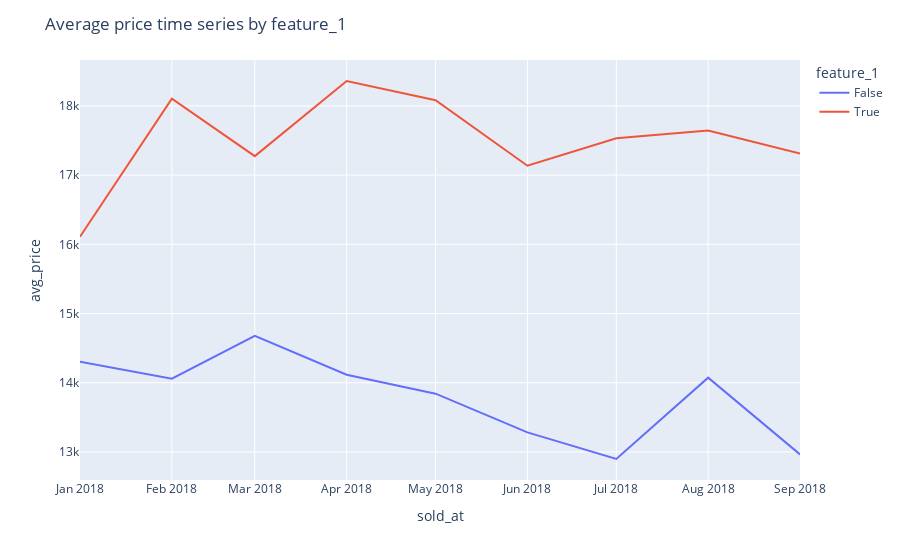
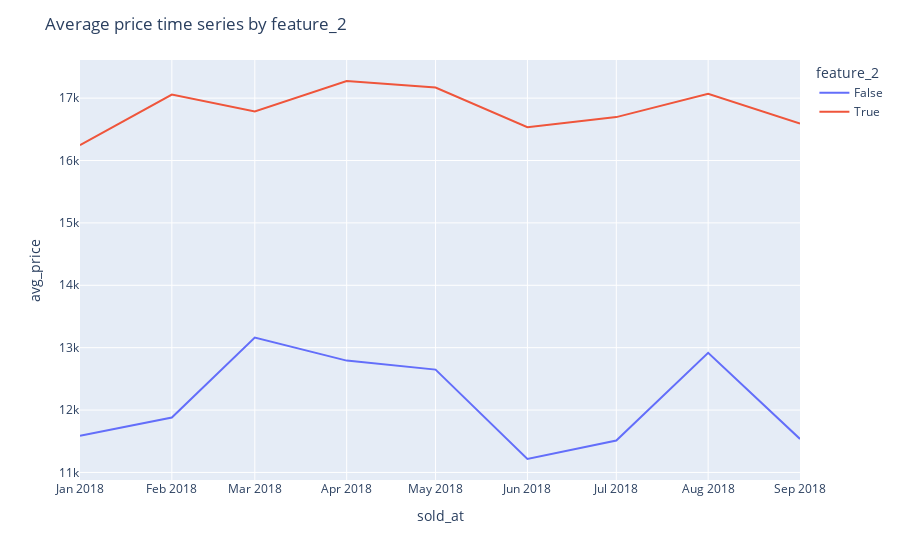
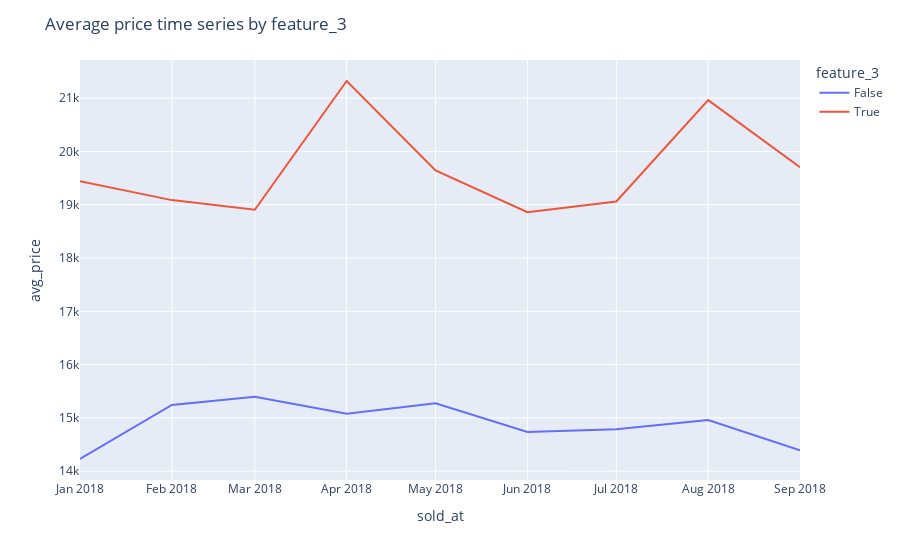
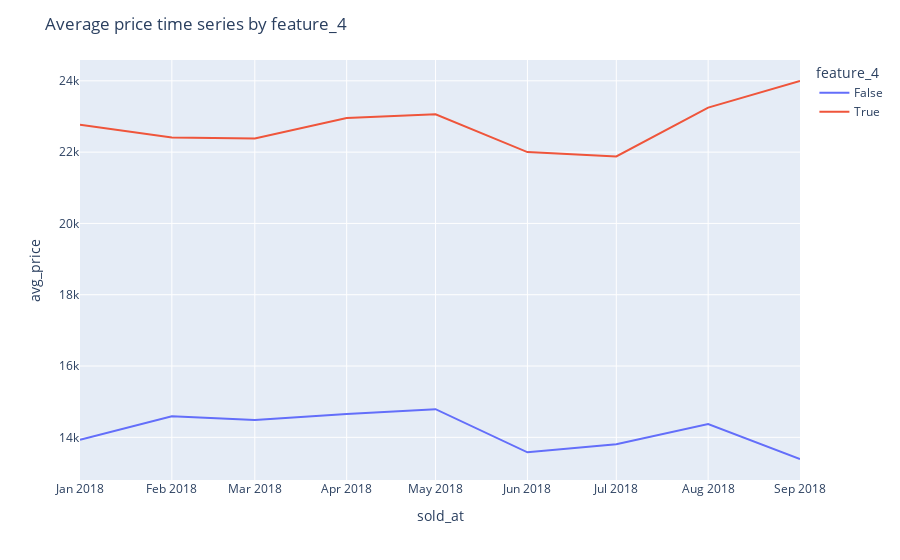

The notebook cell saved with these charts, in order:
### Code cell
plot_avg_target_time_series_by_features(data_q2, car_features)

### Figure 1 — Plotly figure (JSON) as saved in the notebook; plotly's stock layout.template omitted (floating-point values rounded to 4 significant figures)
{"data": [{"hovertemplate": "feature_1=False<br>sold_at=%{x}<br>avg_price=%{y}<extra></extra>", "legendgroup": "False", "line": {"color": "#636efa", "dash": "solid"}, "marker": {"symbol": "circle"}, "mode": "lines", "name": "False", "orientation": "v", "showlegend": true, "type": "scatter", "x": ["2018-01-01T00:00:00", "2018-02-01T00:00:00", "2018-03-01T00:00:00", "2018-04-01T00:00:00", "2018-05-01T00:00:00", "2018-06-01T00:00:00", "2018-07-01T00:00:00", "2018-08-01T00:00:00", "2018-09-01T00:00:00"], "xaxis": "x", "y": [14300.0, 14060.0, 14680.0, 14120.0, 13840.0, 13280.0, 12900.0, 14070.0, 12960.0], "yaxis": "y"}, {"hovertemplate": "feature_1=True<br>sold_at=%{x}<br>avg_price=%{y}<extra></extra>", "legendgroup": "True", "line": {"color": "#EF553B", "dash": "solid"}, "marker": {"symbol": "circle"}, "mode": "lines", "name": "True", "orientation": "v", "showlegend": true, "type": "scatter", "x": ["2018-01-01T00:00:00", "2018-02-01T00:00:00", "2018-03-01T00:00:00", "2018-04-01T00:00:00", "2018-05-01T00:00:00", "2018-06-01T00:00:00", "2018-07-01T00:00:00", "2018-08-01T00:00:00", "2018-09-01T00:00:00"], "xaxis": "x", "y": [16110.0, 18100.0, 17270.0, 18360.0, 18080.0, 17140.0, 17530.0, 17640.0, 17310.0], "yaxis": "y"}], "layout": {"legend": {"title": {"text": "feature_1"}, "tracegroupgap": 0}, "margin": {"t": 60}, "title": {"text": "Average price time series by feature_1"}, "xaxis": {"anchor": "y", "domain": [0, 1], "title": {"text": "sold_at"}}, "yaxis": {"anchor": "x", "domain": [0, 1], "title": {"text": "avg_price"}}}}

### Figure 2 — Plotly figure (JSON) as saved in the notebook; plotly's stock layout.template omitted (floating-point values rounded to 4 significant figures)
{"data": [{"hovertemplate": "feature_2=False<br>sold_at=%{x}<br>avg_price=%{y}<extra></extra>", "legendgroup": "False", "line": {"color": "#636efa", "dash": "solid"}, "marker": {"symbol": "circle"}, "mode": "lines", "name": "False", "orientation": "v", "showlegend": true, "type": "scatter", "x": ["2018-01-01T00:00:00", "2018-02-01T00:00:00", "2018-03-01T00:00:00", "2018-04-01T00:00:00", "2018-05-01T00:00:00", "2018-06-01T00:00:00", "2018-07-01T00:00:00", "2018-08-01T00:00:00", "2018-09-01T00:00:00"], "xaxis": "x", "y": [11590.0, 11880.0, 13160.0, 12790.0, 12650.0, 11220.0, 11510.0, 12920.0, 11540.0], "yaxis": "y"}, {"hovertemplate": "feature_2=True<br>sold_at=%{x}<br>avg_price=%{y}<extra></extra>", "legendgroup": "True", "line": {"color": "#EF553B", "dash": "solid"}, "marker": {"symbol": "circle"}, "mode": "lines", "name": "True", "orientation": "v", "showlegend": true, "type": "scatter", "x": ["2018-01-01T00:00:00", "2018-02-01T00:00:00", "2018-03-01T00:00:00", "2018-04-01T00:00:00", "2018-05-01T00:00:00", "2018-06-01T00:00:00", "2018-07-01T00:00:00", "2018-08-01T00:00:00", "2018-09-01T00:00:00"], "xaxis": "x", "y": [16250.0, 17060.0, 16790.0, 17270.0, 17170.0, 16530.0, 16700.0, 17070.0, 16590.0], "yaxis": "y"}], "layout": {"legend": {"title": {"text": "feature_2"}, "tracegroupgap": 0}, "margin": {"t": 60}, "title": {"text": "Average price time series by feature_2"}, "xaxis": {"anchor": "y", "domain": [0, 1], "title": {"text": "sold_at"}}, "yaxis": {"anchor": "x", "domain": [0, 1], "title": {"text": "avg_price"}}}}

### Figure 3 — Plotly figure (JSON) as saved in the notebook; plotly's stock layout.template omitted (floating-point values rounded to 4 significant figures)
{"data": [{"hovertemplate": "feature_3=False<br>sold_at=%{x}<br>avg_price=%{y}<extra></extra>", "legendgroup": "False", "line": {"color": "#636efa", "dash": "solid"}, "marker": {"symbol": "circle"}, "mode": "lines", "name": "False", "orientation": "v", "showlegend": true, "type": "scatter", "x": ["2018-01-01T00:00:00", "2018-02-01T00:00:00", "2018-03-01T00:00:00", "2018-04-01T00:00:00", "2018-05-01T00:00:00", "2018-06-01T00:00:00", "2018-07-01T00:00:00", "2018-08-01T00:00:00", "2018-09-01T00:00:00"], "xaxis": "x", "y": [14230.0, 15240.0, 15400.0, 15080.0, 15270.0, 14730.0, 14790.0, 14960.0, 14390.0], "yaxis": "y"}, {"hovertemplate": "feature_3=True<br>sold_at=%{x}<br>avg_price=%{y}<extra></extra>", "legendgroup": "True", "line": {"color": "#EF553B", "dash": "solid"}, "marker": {"symbol": "circle"}, "mode": "lines", "name": "True", "orientation": "v", "showlegend": true, "type": "scatter", "x": ["2018-01-01T00:00:00", "2018-02-01T00:00:00", "2018-03-01T00:00:00", "2018-04-01T00:00:00", "2018-05-01T00:00:00", "2018-06-01T00:00:00", "2018-07-01T00:00:00", "2018-08-01T00:00:00", "2018-09-01T00:00:00"], "xaxis": "x", "y": [19440.0, 19090.0, 18910.0, 21320.0, 19640.0, 18860.0, 19060.0, 20960.0, 19700.0], "yaxis": "y"}], "layout": {"legend": {"title": {"text": "feature_3"}, "tracegroupgap": 0}, "margin": {"t": 60}, "title": {"text": "Average price time series by feature_3"}, "xaxis": {"anchor": "y", "domain": [0, 1], "title": {"text": "sold_at"}}, "yaxis": {"anchor": "x", "domain": [0, 1], "title": {"text": "avg_price"}}}}

### Figure 4 — Plotly figure (JSON) as saved in the notebook; plotly's stock layout.template omitted (floating-point values rounded to 4 significant figures)
{"data": [{"hovertemplate": "feature_4=False<br>sold_at=%{x}<br>avg_price=%{y}<extra></extra>", "legendgroup": "False", "line": {"color": "#636efa", "dash": "solid"}, "marker": {"symbol": "circle"}, "mode": "lines", "name": "False", "orientation": "v", "showlegend": true, "type": "scatter", "x": ["2018-01-01T00:00:00", "2018-02-01T00:00:00", "2018-03-01T00:00:00", "2018-04-01T00:00:00", "2018-05-01T00:00:00", "2018-06-01T00:00:00", "2018-07-01T00:00:00", "2018-08-01T00:00:00", "2018-09-01T00:00:00"], "xaxis": "x", "y": [13930.0, 14590.0, 14490.0, 14660.0, 14790.0, 13580.0, 13810.0, 14380.0, 13390.0], "yaxis": "y"}, {"hovertemplate": "feature_4=True<br>sold_at=%{x}<br>avg_price=%{y}<extra></extra>", "legendgroup": "True", "line": {"color": "#EF553B", "dash": "solid"}, "marker": {"symbol": "circle"}, "mode": "lines", "name": "True", "orientation": "v", "showlegend": true, "type": "scatter", "x": ["2018-01-01T00:00:00", "2018-02-01T00:00:00", "2018-03-01T00:00:00", "2018-04-01T00:00:00", "2018-05-01T00:00:00", "2018-06-01T00:00:00", "2018-07-01T00:00:00", "2018-08-01T00:00:00", "2018-09-01T00:00:00"], "xaxis": "x", "y": [22770.0, 22410.0, 22380.0, 22960.0, 23060.0, 22000.0, 21880.0, 23250.0, 24000.0], "yaxis": "y"}], "layout": {"legend": {"title": {"text": "feature_4"}, "tracegroupgap": 0}, "margin": {"t": 60}, "title": {"text": "Average price time series by feature_4"}, "xaxis": {"anchor": "y", "domain": [0, 1], "title": {"text": "sold_at"}}, "yaxis": {"anchor": "x", "domain": [0, 1], "title": {"text": "avg_price"}}}}
